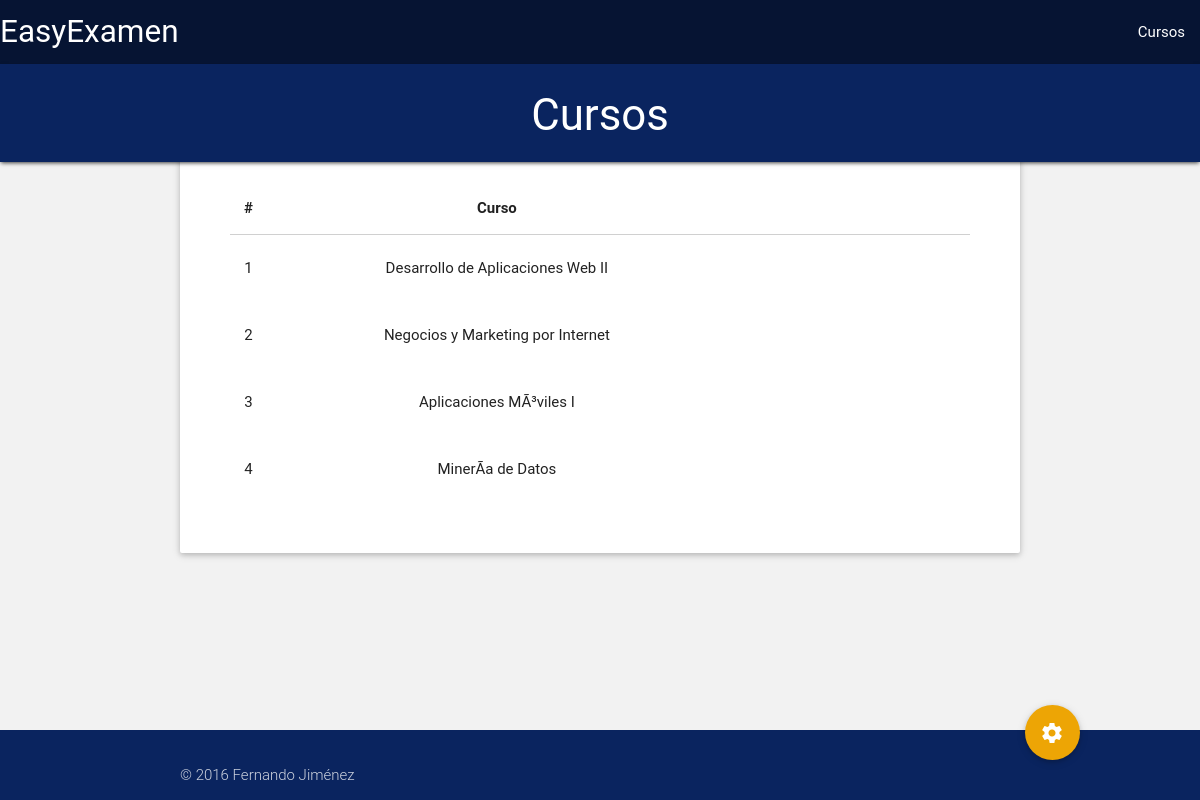
Screenshot of /Presentacion/Curso/listar.php with the database file from the repository.
### tables this page shows
CREATE TABLE `curso` (
  `id_curso` int(11) NOT NULL,
  `nombre_curso` varchar(400) NOT NULL
);

### Presentacion/Curso/listar.php (the view, shortened to what this page needs)
<!doctype html>
<html lang="en">
<head>
    <link href="../../CSS/MaterializeCSS/css/materialize.css" rel="stylesheet" type="text/css" media="screen,projection">
    <link href="../../CSS/style.css" rel="stylesheet">
    <link href="../../CSS/animate.css" rel="stylesheet">
</head>
<body style="background-color: #f2f2f2">
<div class="navbar-fixed" style="margin-bottom: 5%;">
    <nav class="darkblue-upt">
       <div class="nav-wrapper">
            <a href="../../index.php" class="brand-logo">EasyExamen</a>
            <ul class="right hide-on-med-and-down">
                <li><a href="listar.php" class="animated fadeIn">Cursos</a></li>
            </ul>
        </div>
        <div class="jumbotron-fixed shadow blue-upt">
            <h3 class="center-align hide-on-med-and-down" style="color:white">
                Cursos
            </h3>
        </div>
    </nav>
</div>
<main>
    <div class="container">
        <div class="card" style="padding: 30px">
            <div class="card-content" style="top: 30%">
                <?php
                $link = Conectar();
                $sqlquery = "SELECT id_curso,nombre_curso FROM curso";
                $resultset = mysqli_query($link, $sqlquery);
                ?>
                <table class="highlight centered">
                    <thead>
                    <tr>
                        <th>#</th>
                        <th>Curso</th>
                    </tr>
                    </thead>
                    <tbody>
                    <?php
                    while ($campo = $resultset->fetch_assoc()) { ?>
                        <tr class="show-fab-on-hover">
                            <td><?php echo $campo['id_curso'] ?></td>
                            <td><?php echo $campo['nombre_curso'] ?></td>
                            <td>
                            </td>
                        </tr>
                        <?php
                    }
                    ?>
                    </tbody>
                </table>
            </div>
        </div>
    </div>
    <div class="fixed-action-btn hide-on-med-and-down" style="bottom: 5%; right: 10%;">
        <a class="btn-floating btn-large btn-floating-hover-hide yellow-upt">
            <img src="../../Icons/settings.png" class="icono-lg-upt">
        </a>
    </div>
</main>
<footer class="page-footer" style="background-color: #0A245F">
    <div class="container footer-copyright" style="background-color: #0A245F">
        © 2016 Fernando Jiménez
    </div>
</footer>
</body>
</html>

### CSS/style.css (style rules this page uses)
body { display: flex; min-height: 100vh; flex-direction: column; }
main { flex: 1 0 auto; }
.icono-lg-upt { padding-top: 16px; }

### rows the page displays
curso: id_curso "1", nombre_curso "Desarrollo de Aplicaciones Web II"
curso: id_curso "2", nombre_curso "Negocios y Marketing por Internet"
curso: id_curso "3", nombre_curso "Aplicaciones MÃ³viles I"
curso: id_curso "4", nombre_curso "MinerÃ­a de Datos"
